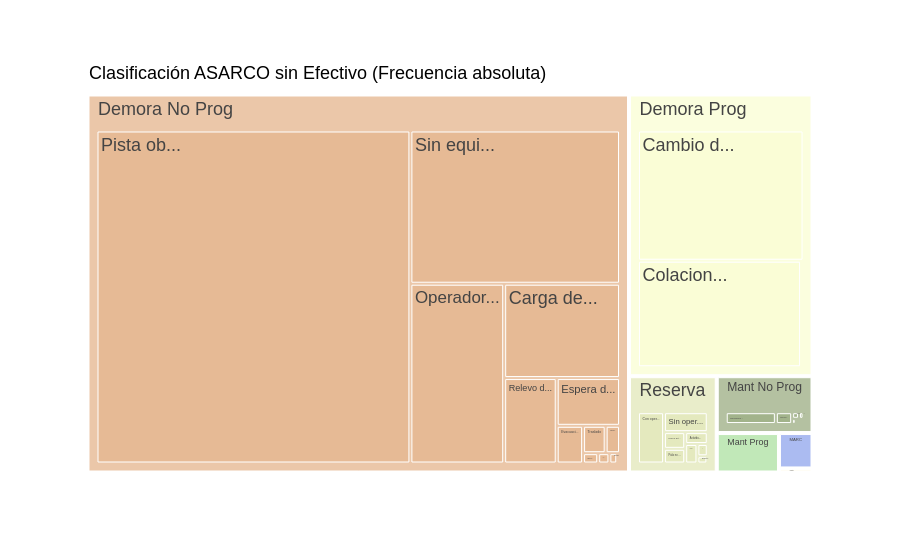

This figure's notebook cell:
### Code cell
# Distribución por Frecuencia total
df_tree = resume_activities_asarco.copy()
df_tree = df_tree[df_tree['asarco_event'] != 'Efectivo']
df_tree['parent'] = 'Clasificación ASARCO sin Efectivo (Frecuencia absoluta)'
df_tree['value'] = 1
df_tree['truncated_event'] = np.where(df_tree['event'].str.len() > 8, df_tree['event'].str[0:8] + '...', df_tree['event'])
color_palette = ['#E6BA95', '#FAFDD6', '#E4E9BE', '#A2B38B', '#B3E2A7', '#98ABEE', '#FFF3CF', '#FFC7EA']

fig = px.treemap(df_tree,
                 path=['parent', 'asarco_event', 'truncated_event'],
                 values='count',
                 color_discrete_sequence=color_palette)

fig.update_layout(
  font=dict(
    family='Arial',  # Specify the font family
    size=18,         # Set the font size
    color='black'    # Set the font color
  ),
  uniformtext=dict(
    minsize=8,
  )
)

FOR_SAVE = True
if FOR_SAVE:
  SAVE_PATH = 'images/ASARCOTreeMapByFreqWithoutEffective.png'
  SAVE_SPECS = {'width': 1500, 'height': 700, 'scale': 1}
  fig.write_image(SAVE_PATH, **SAVE_SPECS)

fig.show()

### Figure 1 — Plotly figure (JSON) as saved in the notebook; plotly's stock layout.template omitted (floating-point values rounded to 4 significant figures)
{"data": [{"branchvalues": "total", "domain": {"x": [0, 1], "y": [0, 1]}, "hovertemplate": "labels=%{label}<br>count=%{value}<br>parent=%{parent}<br>id=%{id}<extra></extra>", "ids": ["Clasificación ASARCO sin Efectivo (Frecuencia absoluta)/Accidente/Accident...", "Clasificación ASARCO sin Efectivo (Frecuencia absoluta)/Reserva/Activida...", "Clasificación ASARCO sin Efectivo (Frecuencia absoluta)/Mant No Prog/Apoyo a ...", "Clasificación ASARCO sin Efectivo (Frecuencia absoluta)/Reserva/Botadero...", "Clasificación ASARCO sin Efectivo (Frecuencia absoluta)/Demora Prog/Cambio d...", "Clasificación ASARCO sin Efectivo (Frecuencia absoluta)/Mant No Prog/Cambio n...", "Clasificación ASARCO sin Efectivo (Frecuencia absoluta)/Mant Prog/Cambio n...", "Clasificación ASARCO sin Efectivo (Frecuencia absoluta)/MARC/Cambio v...", "Clasificación ASARCO sin Efectivo (Frecuencia absoluta)/Demora No Prog/Carga de...", "Clasificación ASARCO sin Efectivo (Frecuencia absoluta)/Mant No Prog/Chequeo ...", "Clasificación ASARCO sin Efectivo (Frecuencia absoluta)/Demora Prog/Colacion...", "Clasificación ASARCO sin Efectivo (Frecuencia absoluta)/Reserva/Con oper...", "Clasificación ASARCO sin Efectivo (Frecuencia absoluta)/Reserva/Corte de...", "Clasificación ASARCO sin Efectivo (Frecuencia absoluta)/Demora No Prog/Detenido...", "Clasificación ASARCO sin Efectivo (Frecuencia absoluta)/Reserva/Entrenam...", "Clasificación ASARCO sin Efectivo (Frecuencia absoluta)/Demora No Prog/Espera d...", "Clasificación ASARCO sin Efectivo (Frecuencia absoluta)/Demora No Prog/Evacuaci...", "Clasificación ASARCO sin Efectivo (Frecuencia absoluta)/Demora No Prog/Evento g...", "Clasificación ASARCO sin Efectivo (Frecuencia absoluta)/Mant No Prog/Falla el...", "Clasificación ASARCO sin Efectivo (Frecuencia absoluta)/Mant No Prog/Falla mo...", "Clasificación ASARCO sin Efectivo (Frecuencia absoluta)/Mant Prog/Inspecci...", "Clasificación ASARCO sin Efectivo (Frecuencia absoluta)/MARC/Instalac...", "Clasificación ASARCO sin Efectivo (Frecuencia absoluta)/Reserva/MP10 alt...", "Clasificación ASARCO sin Efectivo (Frecuencia absoluta)/Mant Prog/Mantenci...", "Clasificación ASARCO sin Efectivo (Frecuencia absoluta)/Mant No Prog/Mantenim...", "Clasificación ASARCO sin Efectivo (Frecuencia absoluta)/Mant Prog/Mantenim...", "Clasificación ASARCO sin Efectivo (Frecuencia absoluta)/Mant No Prog/Mecanica...", "Clasificación ASARCO sin Efectivo (Frecuencia absoluta)/Demora No Prog/Mina en ...", "Clasificación ASARCO sin Efectivo (Frecuencia absoluta)/Demora No Prog/Operador...", "Clasificación ASARCO sin Efectivo (Frecuencia absoluta)/Reserva/Pala no ...", "Clasificación ASARCO sin Efectivo (Frecuencia absoluta)/Mant No Prog/Pinchazo...", "Clasificación ASARCO sin Efectivo (Frecuencia absoluta)/Demora No Prog/Pista ob...", "Clasificación ASARCO sin Efectivo (Frecuencia absoluta)/Demora No Prog/Polucion", "Clasificación ASARCO sin Efectivo (Frecuencia absoluta)/Demora No Prog/Postura/...", "Clasificación ASARCO sin Efectivo (Frecuencia absoluta)/Mant No Prog/Presuriz...", "Clasificación ASARCO sin Efectivo (Frecuencia absoluta)/Mant Prog/Presuriz...", "Clasificación ASARCO sin Efectivo (Frecuencia absoluta)/Mant No Prog/Problema...", "Clasificación ASARCO sin Efectivo (Frecuencia absoluta)/MARC/Radiocom...", "Clasificación ASARCO sin Efectivo (Frecuencia absoluta)/Demora No Prog/Relevo d...", "Clasificación ASARCO sin Efectivo (Frecuencia absoluta)/Accidente/Reparaci...", "Clasificación ASARCO sin Efectivo (Frecuencia absoluta)/Mant No Prog/Reparaci...", "Clasificación ASARCO sin Efectivo (Frecuencia absoluta)/Mant Prog/Reparaci...", "Clasificación ASARCO sin Efectivo (Frecuencia absoluta)/Reserva/Restricc...", "Clasificación ASARCO sin Efectivo (Frecuencia absoluta)/Demora No Prog/Sin equi...", "Clasificación ASARCO sin Efectivo (Frecuencia absoluta)/MARC/Sin infr...", "Clasificación ASARCO sin Efectivo (Frecuencia absoluta)/Reserva/Sin oper...", "Clasificación ASARCO sin Efectivo (Frecuencia absoluta)/MARC/Sistema ...", "Clasificación ASARCO sin Efectivo (Frecuencia absoluta)/MARC/Smartcap", "Clasificación ASARCO sin Efectivo (Frecuencia absoluta)/Mant Prog/Torque n...", "Clasificación ASARCO sin Efectivo (Frecuencia absoluta)/Demora No Prog/Traslado", "Clasificación ASARCO sin Efectivo (Frecuencia absoluta)/Demora Prog/Traslado...", "Clasificación ASARCO sin Efectivo (Frecuencia absoluta)/Accidente", "Clasificación ASARCO sin Efectivo (Frecuencia absoluta)/Demora No Prog", "Clasificación ASARCO sin Efectivo (Frecuencia absoluta)/Demora Prog", "Clasificación ASARCO sin Efectivo (Frecuencia absoluta)/MARC", "Clasificación ASARCO sin Efectivo (Frecuencia absoluta)/Mant No Prog", "Clasificación ASARCO sin Efectivo (Frecuencia absoluta)/Mant Prog", "Clasificación ASARCO sin Efectivo (Frecuencia absoluta)/Reserva", "Clasificación ASARCO sin Efectivo (Frecuencia absoluta)"], "labels": ["Accident...", "Activida...", "Apoyo a ...", "Botadero...", "Cambio d...", "Cambio n...", "Cambio n...", "Cambio v...", "Carga de...", "Chequeo ...", "Colacion...", "Con oper...", "Corte de...", "Detenido...", "Entrenam...", "Espera d...", "Evacuaci...", "Evento g...", "Falla el...", "Falla mo...", "Inspecci...", "Instalac...", "MP10 alt...", "Mantenci...", "Mantenim...", "Mantenim...", "Mecanica...", "Mina en ...", "Operador...", "Pala no ...", "Pinchazo...", "Pista ob...", "Polucion", "Postura/...", "Presuriz...", "Presuriz...", "Problema...", "Radiocom...", "Relevo d...", "Reparaci...", "Reparaci...", "Reparaci...", "Restricc...", "Sin equi...", "Sin infr...", "Sin oper...", "Sistema ...", "Smartcap", "Torque n...", "Traslado", "Traslado...", "Accidente", "Demora No Prog", "Demora Prog", "MARC", "Mant No Prog", "Mant Prog", "Reserva", "Clasificación ASARCO sin Efectivo (Frecuencia absoluta)"], "name": "", "parents": ["Clasificación ASARCO sin Efectivo (Frecuencia absoluta)/Accidente", "Clasificación ASARCO sin Efectivo (Frecuencia absoluta)/Reserva", "Clasificación ASARCO sin Efectivo (Frecuencia absoluta)/Mant No Prog", "Clasificación ASARCO sin Efectivo (Frecuencia absoluta)/Reserva", "Clasificación ASARCO sin Efectivo (Frecuencia absoluta)/Demora Prog", "Clasificación ASARCO sin Efectivo (Frecuencia absoluta)/Mant No Prog", "Clasificación ASARCO sin Efectivo (Frecuencia absoluta)/Mant Prog", "Clasificación ASARCO sin Efectivo (Frecuencia absoluta)/MARC", "Clasificación ASARCO sin Efectivo (Frecuencia absoluta)/Demora No Prog", "Clasificación ASARCO sin Efectivo (Frecuencia absoluta)/Mant No Prog", "Clasificación ASARCO sin Efectivo (Frecuencia absoluta)/Demora Prog", "Clasificación ASARCO sin Efectivo (Frecuencia absoluta)/Reserva", "Clasificación ASARCO sin Efectivo (Frecuencia absoluta)/Reserva", "Clasificación ASARCO sin Efectivo (Frecuencia absoluta)/Demora No Prog", "Clasificación ASARCO sin Efectivo (Frecuencia absoluta)/Reserva", "Clasificación ASARCO sin Efectivo (Frecuencia absoluta)/Demora No Prog", "Clasificación ASARCO sin Efectivo (Frecuencia absoluta)/Demora No Prog", "Clasificación ASARCO sin Efectivo (Frecuencia absoluta)/Demora No Prog", "Clasificación ASARCO sin Efectivo (Frecuencia absoluta)/Mant No Prog", "Clasificación ASARCO sin Efectivo (Frecuencia absoluta)/Mant No Prog", "Clasificación ASARCO sin Efectivo (Frecuencia absoluta)/Mant Prog", "Clasificación ASARCO sin Efectivo (Frecuencia absoluta)/MARC", "Clasificación ASARCO sin Efectivo (Frecuencia absoluta)/Reserva", "Clasificación ASARCO sin Efectivo (Frecuencia absoluta)/Mant Prog", "Clasificación ASARCO sin Efectivo (Frecuencia absoluta)/Mant No Prog", "Clasificación ASARCO sin Efectivo (Frecuencia absoluta)/Mant Prog", "Clasificación ASARCO sin Efectivo (Frecuencia absoluta)/Mant No Prog", "Clasificación ASARCO sin Efectivo (Frecuencia absoluta)/Demora No Prog", "Clasificación ASARCO sin Efectivo (Frecuencia absoluta)/Demora No Prog", "Clasificación ASARCO sin Efectivo (Frecuencia absoluta)/Reserva", "Clasificación ASARCO sin Efectivo (Frecuencia absoluta)/Mant No Prog", "Clasificación ASARCO sin Efectivo (Frecuencia absoluta)/Demora No Prog", "Clasificación ASARCO sin Efectivo (Frecuencia absoluta)/Demora No Prog", "Clasificación ASARCO sin Efectivo (Frecuencia absoluta)/Demora No Prog", "Clasificación ASARCO sin Efectivo (Frecuencia absoluta)/Mant No Prog", "Clasificación ASARCO sin Efectivo (Frecuencia absoluta)/Mant Prog", "Clasificación ASARCO sin Efectivo (Frecuencia absoluta)/Mant No Prog", "Clasificación ASARCO sin Efectivo (Frecuencia absoluta)/MARC", "Clasificación ASARCO sin Efectivo (Frecuencia absoluta)/Demora No Prog", "Clasificación ASARCO sin Efectivo (Frecuencia absoluta)/Accidente", "Clasificación ASARCO sin Efectivo (Frecuencia absoluta)/Mant No Prog", "Clasificación ASARCO sin Efectivo (Frecuencia absoluta)/Mant Prog", "Clasificación ASARCO sin Efectivo (Frecuencia absoluta)/Reserva", "Clasificación ASARCO sin Efectivo (Frecuencia absoluta)/Demora No Prog", "Clasificación ASARCO sin Efectivo (Frecuencia absoluta)/MARC", "Clasificación ASARCO sin Efectivo (Frecuencia absoluta)/Reserva", "Clasificación ASARCO sin Efectivo (Frecuencia absoluta)/MARC", "Clasificación ASARCO sin Efectivo (Frecuencia absoluta)/MARC", "Clasificación ASARCO sin Efectivo (Frecuencia absoluta)/Mant Prog", "Clasificación ASARCO sin Efectivo (Frecuencia absoluta)/Demora No Prog", "Clasificación ASARCO sin Efectivo (Frecuencia absoluta)/Demora Prog", "Clasificación ASARCO sin Efectivo (Frecuencia absoluta)", "Clasificación ASARCO sin Efectivo (Frecuencia absoluta)", "Clasificación ASARCO sin Efectivo (Frecuencia absoluta)", "Clasificación ASARCO sin Efectivo (Frecuencia absoluta)", "Clasificación ASARCO sin Efectivo (Frecuencia absoluta)", "Clasificación ASARCO sin Efectivo (Frecuencia absoluta)", "Clasificación ASARCO sin Efectivo (Frecuencia absoluta)", ""], "type": "treemap", "values": [3, 93, 5, 83, 4192, 6, 20, 1, 1891, 16, 3376, 465, 44, 68, 25, 523, 172, 20, 26, 168, 39, 22, 123, 173, 39, 47, 517, 27, 2918, 108, 10, 18090, 14, 5, 10, 2, 1, 6, 777, 17, 4, 54, 1, 5559, 103, 303, 34, 9, 27, 107, 51, 20, 30171, 7619, 175, 802, 362, 1245, 40394]}], "layout": {"font": {"color": "black", "family": "Arial", "size": 18}, "legend": {"tracegroupgap": 0}, "margin": {"t": 60}, "treemapcolorway": ["#E6BA95", "#FAFDD6", "#E4E9BE", "#A2B38B", "#B3E2A7", "#98ABEE", "#FFF3CF", "#FFC7EA"], "uniformtext": {"minsize": 8}}}
